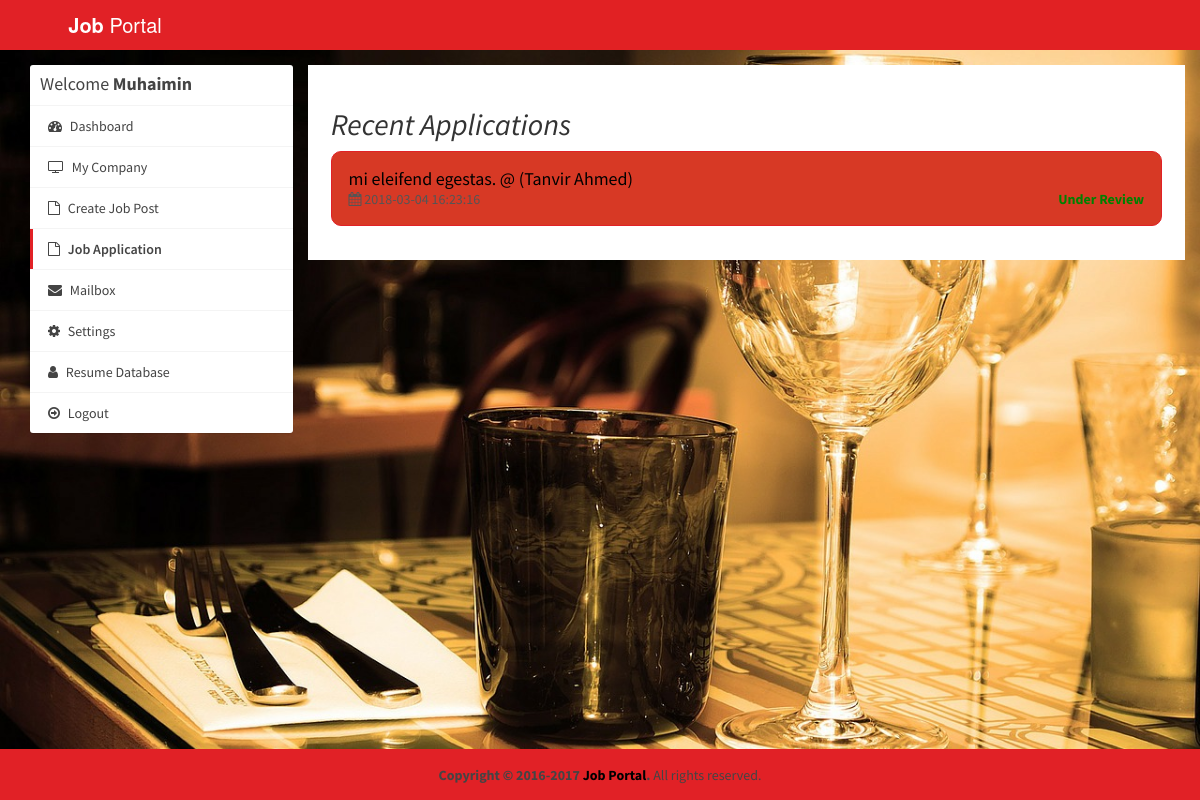
Screenshot of /photographers/job-applications.php (signed in) with the database file from the repository.
### tables this page shows
CREATE TABLE `hirings` (
  `id_apply` int(11) NOT NULL,
  `id_jobpost` int(11) NOT NULL,
  `id_company` int(11) NOT NULL,
  `id_user` int(11) NOT NULL,
  `status` int(11) NOT NULL DEFAULT '0',
  `createdat` timestamp NOT NULL DEFAULT CURRENT_TIMESTAMP
);

CREATE TABLE `job_post` (
  `id_jobpost` int(11) NOT NULL,
  `id_company` int(11) NOT NULL,
  `jobtitle` varchar(255) NOT NULL,
  `description` text NOT NULL,
  `minimumsalary` varchar(255) NOT NULL,
  `maximumsalary` varchar(255) NOT NULL,
  `experience` varchar(255) NOT NULL,
  `qualification` varchar(255) NOT NULL,
  `createdat` timestamp NOT NULL DEFAULT CURRENT_TIMESTAMP
);

CREATE TABLE `users` (
  `id_user` int(11) NOT NULL,
  `firstname` varchar(255) NOT NULL,
  `lastname` varchar(255) NOT NULL,
  `email` varchar(255) NOT NULL,
  `password` varchar(255) NOT NULL,
  `address` text,
  `city` varchar(255) DEFAULT NULL,
  `state` varchar(255) DEFAULT NULL,
  `contactno` varchar(255) DEFAULT NULL,
  `qualification` varchar(255) DEFAULT NULL,
  `stream` varchar(255) DEFAULT NULL,
  `passingyear` varchar(255) DEFAULT NULL,
  `dob` varchar(255) DEFAULT NULL,
  `age` varchar(255) DEFAULT NULL,
  `designation` varchar(255) DEFAULT NULL,
  `resume` varchar(255) DEFAULT NULL,
  `hash` varchar(255) DEFAULT NULL,
  `active` int(11) NOT NULL DEFAULT '0',
  `aboutme` text,
  `skills` text
);

### photographers/job-applications.php (the view, shortened to what this page needs)
<?php
require_once("../db.php");
?>
<!DOCTYPE html>
<html>
<head>
  <link rel="stylesheet" href="https://cdnjs.cloudflare.com/ajax/libs/twitter-bootstrap/3.3.7/css/bootstrap.min.css">
  <link rel="stylesheet" href="https://cdnjs.cloudflare.com/ajax/libs/font-awesome/4.7.0/css/font-awesome.min.css">
  <link rel="stylesheet" href="https://cdnjs.cloudflare.com/ajax/libs/ionicons/2.0.1/css/ionicons.min.css">
  <link rel="stylesheet" href="../css/AdminLTE.min.css">
  <link rel="stylesheet" href="../css/_all-skins.min.css">
  <link rel="stylesheet" href="../css/custom.css">
</head>
<body class="hold-transition skin-green sidebar-mini">
<div class="wrapper">
  <header class="main-header">
    <a href="index.php" class="logo logo-bg">
      <span class="logo-lg"><b>Job</b> Portal</span>
    </a>
    <nav class="navbar navbar-static-top">
    </nav>
  </header>
  <div class="content-wrapper" style="margin-left: 0px;">
    <section id="candidates" class="content-header">
      <div class="container">
        <div class="row">
          <div class="col-md-3">
            <div class="box box-solid">
              <div class="box-header with-border">
                <h3 class="box-title">Welcome <b><?php echo $_SESSION['name']; ?></b></h3>
              </div>
              <div class="box-body no-padding">
                <ul class="nav nav-pills nav-stacked">
                  <li><a href="index.php"><i class="fa fa-dashboard"></i> Dashboard</a></li>
                  <li><a href="edit-company.php"><i class="fa fa-tv"></i> My Company</a></li>
                  <li><a href="create-job-post.php"><i class="fa fa-file-o"></i> Create Job Post</a></li>
                  <li class="active"><a href="job-applications.php"><i class="fa fa-file-o"></i> Job Application</a></li>
                  <li><a href="mailbox.php"><i class="fa fa-envelope"></i> Mailbox</a></li>
                  <li><a href="settings.php"><i class="fa fa-gear"></i> Settings</a></li>
                  <li><a href="resume-database.php"><i class="fa fa-user"></i> Resume Database</a></li>
                  <li><a href="../logout.php"><i class="fa fa-arrow-circle-o-right"></i> Logout</a></li>
                </ul>
              </div>
            </div>
          </div>
          <div class="col-md-9 bg-white padding-2">
            <h2><i>Recent Applications</i></h2>
            <?php
             $sql = "SELECT * FROM job_post INNER JOIN hirings ON job_post.id_jobpost=hirings.id_jobpost  INNER JOIN users ON users.id_user=hirings.id_user WHERE hirings.id_company='$_SESSION[id_company]'";
                  $result = $conn->query($sql);
                  if($result->num_rows > 0) {
                    while($row = $result->fetch_assoc())
                    {
            ?>
            <div class="attachment-block clearfix padding-2">
                <h4 class="attachment-heading"><a href="user-application.php?id=<?php echo $row['id_user']; ?>&id_jobpost=<?php echo $row['id_jobpost']; ?>"><?php echo $row['jobtitle'].' @ ('.$row['firstname'].' '.$row['lastname'].')'; ?></a></h4>
                <div class="attachment-text padding-2">
                  <div class="pull-left"><i class="fa fa-calendar"></i> <?php echo $row['createdat']; ?></div>
                  <?php
                  if($row['status'] == 0) {
                    echo '<div class="pull-right"><strong class="text-orange">Pending</strong></div>';
                  } else if ($row['status'] == 1) {
                    echo '<div class="pull-right"><strong class="text-red">Rejected</strong></div>';
                  } else if ($row['status'] == 2) {
                    echo '<div class="pull-right"><strong class="text-green">Under Review</strong></div> ';
                  }
                  ?>
                </div>
            </div>
            <?php
              }
            }
            ?>
          </div>
      </div>
    </section>
  </div>
  <footer class="main-footer" style="margin-left: 0px;">
    <div class="text-center">
      <strong>Copyright &copy; 2016-2017 <a href="learningfromscratch.online">Job Portal</a>.</strong> All rights
    reserved.
    </div>
  </footer>
</div>
</body>
</html>

### css/custom.css (style rules this page uses)
.logo-bg { background-color: #E12126 !important; }
.padding-2 { padding: 2%; }
.bg-white { background-color: #fff; }

### rows the page displays
hirings: id_jobpost.jobtitle "mi eleifend egestas.", id_user.firstname "Tanvir", id_user.lastname "Ahmed", status "Under Review"

### other values shown
$_SESSION['name'] "Muhaimin"
